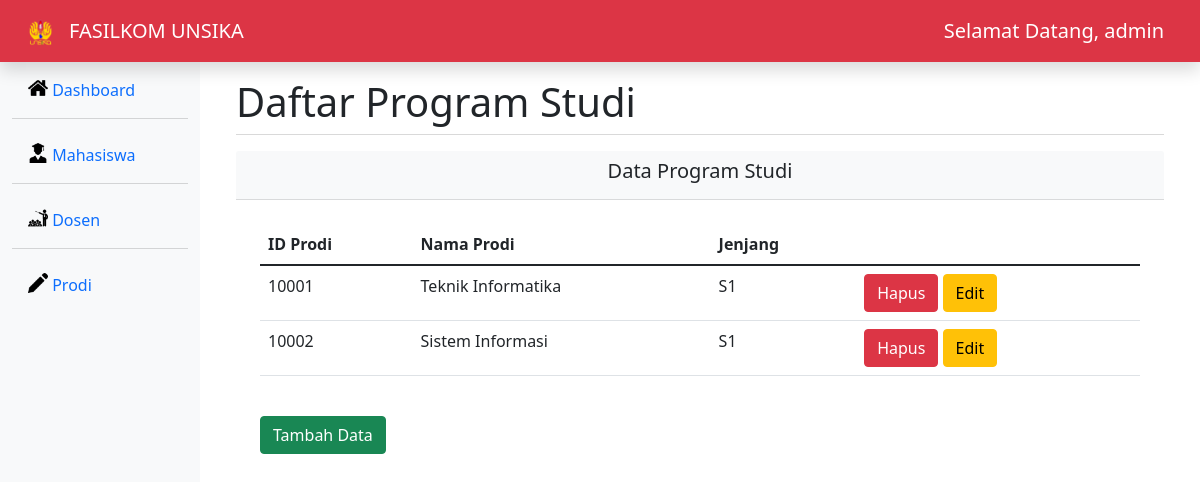
/prodi.php (signed in), run on the app's committed database.
### tables this page shows
CREATE TABLE `prodi` (
  `id_prodi` int(11) NOT NULL,
  `nama_prodi` varchar(25) NOT NULL,
  `jenjang` varchar(11) NOT NULL
);

### prodi.php (the view, shortened to what this page needs)
<!DOCTYPE html>
<html lang="en">
<head>
    <link rel="stylesheet" href="bootstrap-5.1.3-dist/css/bootstrap.min.css">
</head>
<body>
<nav class="navbar navbar-dark bg-danger flex-md-nowrap p-2 shadow col-12">
    <div class="container-fluid">
        <div class="d-flex flex-row">
            <div class="p-2"><img src="img/Logo_Unsika.png" width="25"></div>
            <div class="p-2"><span class="navbar-brand">FASILKOM UNSIKA</span></div>
        </div>
        <span class="navbar-brand mb-0 float-right">Selamat Datang, <?php echo $_SESSION["username"] ?></span>
    </div>
</nav>
<div class="container-fluid">
	<div class="row">
		<div class="col-md-2 d-none d-md-block bg-light sidebar" style="height: 100vh">
			<div class="sidebar-sticky">
				<ul class="nav flex-column">
                    <li class="nav-item mt-2 active">
						<a class="nav-link" href="index.php">
                        <img src="img/home.png" width="20" height="20" class="d-inline-block align-top">
							Dashboard
						</a>
					</li>
                    <div class="dropdown-divider"></div>
					<li class="nav-item mt-2 active">
						<a class="nav-link" href="mahasiswa.php">
                        <img src="img/student-with-graduation-cap.png" width="20" height="20" class="d-inline-block align-top">
							Mahasiswa
						</a>
					</li>
					<div class="dropdown-divider"></div>
					<li class="nav-item mt-2">
						<a class="nav-link" href="dosen.php">
                        <img src="img/lecture.png" width="20" height="20" class="d-inline-block align-top">
							Dosen
						</a>
					</li>
					<div class="dropdown-divider"></div>
					<li class="nav-item mt-2">
						<a class="nav-link" href="prodi.php">
                        <img src="img/pencil.png" width="20" height="20" class="d-inline-block align-top">
							Prodi
						</a>
					</li>
				</ul>
			</div>
		</div>
    <div class="col-10">
            <div class="container-fluid mt-3">
                <marquee scrollamount="10" direction="right"><h1>Daftar Program Studi</h1></marquee>
                <div class="dropdown-divider"></div>
                <div class="car mt-3">
                    <div class="card-header bg-light text-dark">
                        <h5 class="text-center">Data Program Studi</h5>
                    </div>
                    <div class="container">
	                    <div class="mt-4">
                            <div class="table-responsive">
                                <table class="table">
                                    <thead>
                                        <tr>
                                            <th>ID Prodi</th>
                                            <th>Nama Prodi</th>
                                            <th>Jenjang</th>
                                        </tr>
                                    </thead>
                                    <tbody>
                                    <?php
                                        include 'koneksi.php';
                                        $data=mysqli_query($koneksi,"SELECT * FROM prodi") or die(mysqli_error($koneksi));
                                        foreach($data as $prodi){?>
                                        <tr>
                                            <td><?php echo $prodi['id_prodi'];?></td>
                                            <td><?php echo $prodi['nama_prodi'];?></td>
                                            <td><?php echo $prodi['jenjang'];?></td>
                                            <td>
                                                <a href="prodi_delete.php?id_prodi=<?php echo $prodi['id_prodi']?>" class="btn btn-danger" onclick="return confirm('Anda akan menghapus data ini ?')">Hapus</a>
                                                <a href="prodi_update.php?id_prodi=<?php echo $prodi['id_prodi']?>" class="btn btn-warning">Edit</a>
                                            </td>
                                        </tr>
                                    <?php }
                                    ?>
                                    </tbody>
                                </table>
                            </div>
                        </div>
                        <a class="btn btn-success my-4" href="prodi_create.php" >Tambah Data</a>
                    </div>
                </div>
            </div>
        </div>
    </div>
</div>
</body>
</html>

### data on the page
prodi: id_prodi "10001", nama_prodi "Teknik Informatika", jenjang "S1"
prodi: id_prodi "10002", nama_prodi "Sistem Informasi", jenjang "S1"

### other printed values
$_SESSION["username"] "admin"
